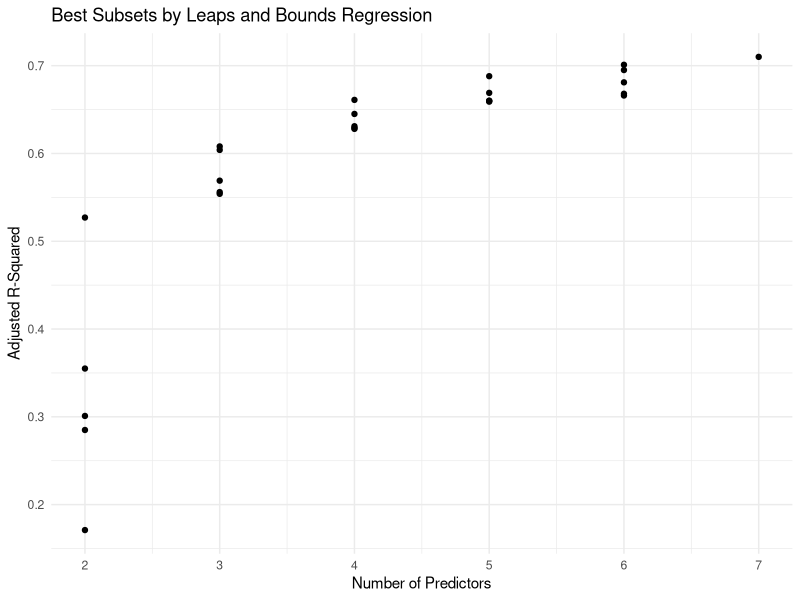
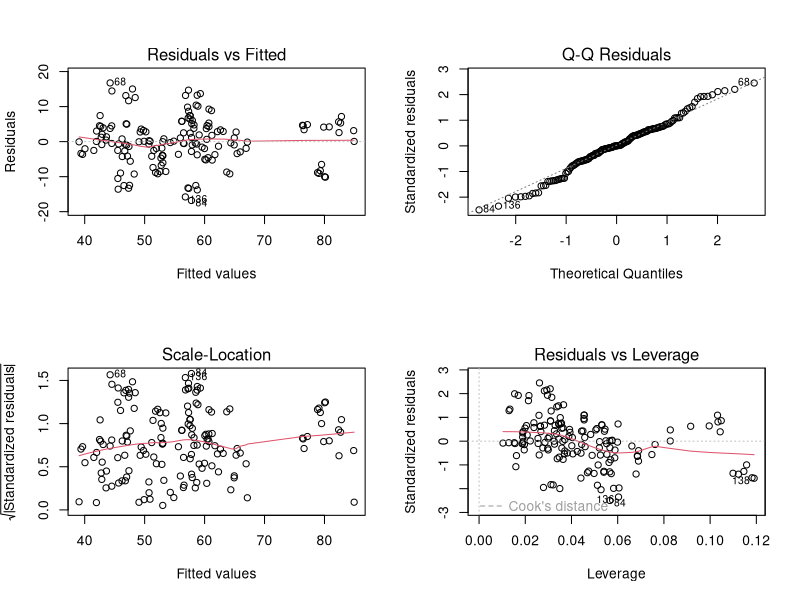
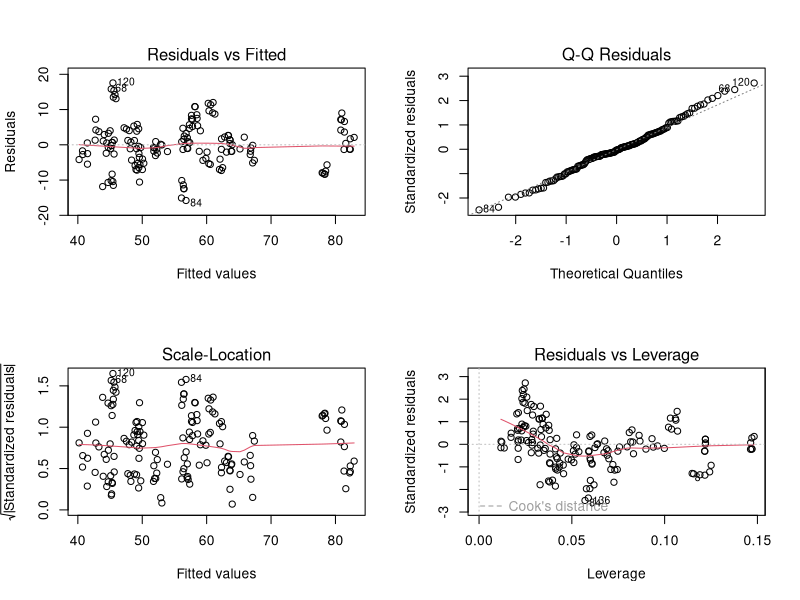
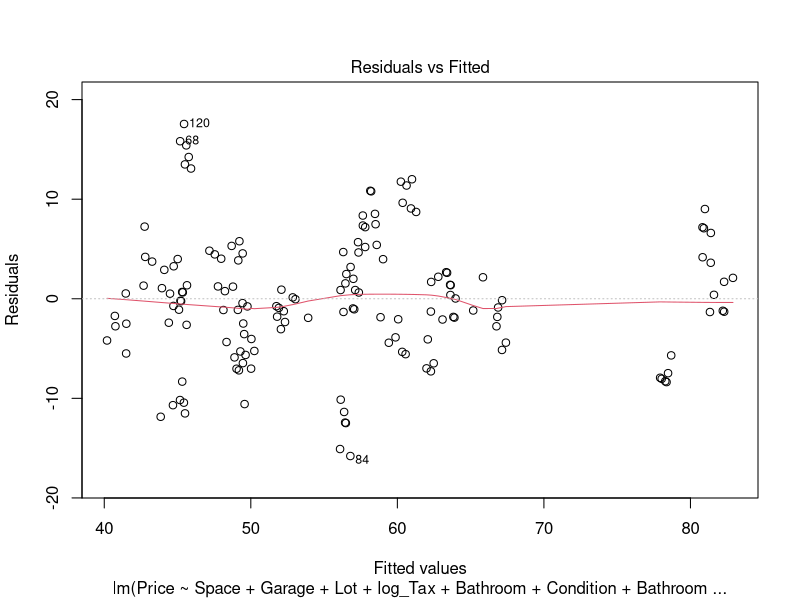
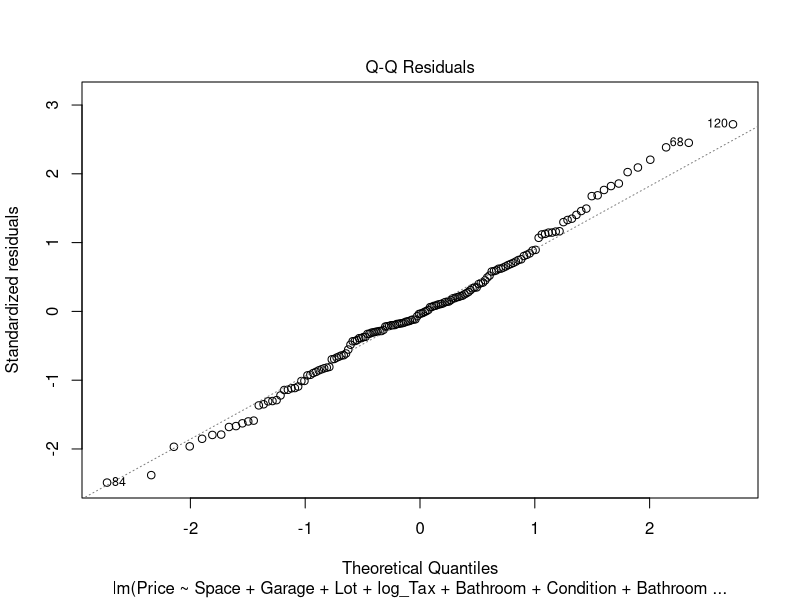
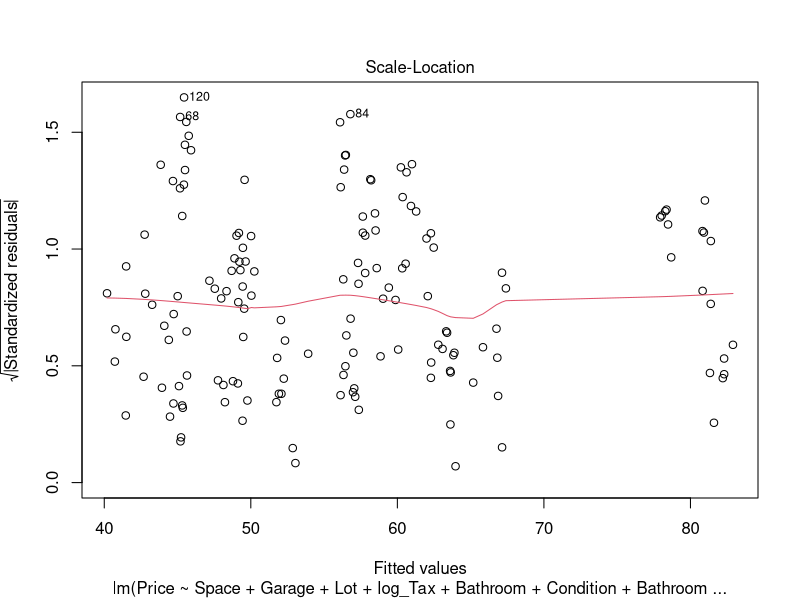
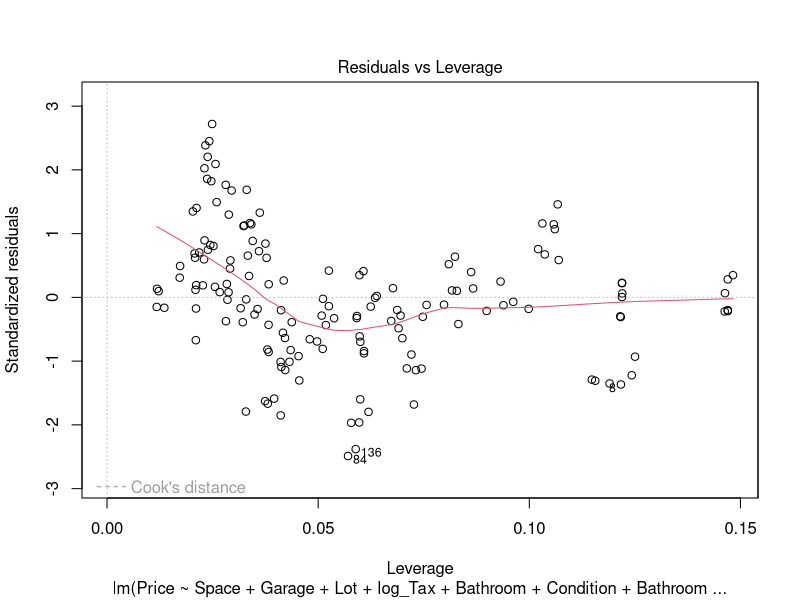

These figures' R source, in order:
# Setting working directory

setwd("~/Library/CloudStorage/OneDrive-UniversityofStrathclyde/Fifth Year/MM916/Project 2")

# Loading necessary packages

library(ggplot2)
library(tidyverse)
library(MASS)
library(corrplot)
library(leaps)

# Loading in data

real <- read.csv("real_est.csv")
head(real)
view(real)

# Converting condtion to categorical variable

realestate <- real %>% 
  mutate(Condition = as.factor(ifelse(Condition == 1, "Good", "Otherwise")))
str(realestate)

# Transforming tax variable

realestate <- realestate %>% 
  mutate(log_Tax = log(Tax))

# Filtering to only include relevant predictors for leaps and bounds

leapsdata <- realestate %>%
  dplyr::select('Price', 'Bedroom', 'Space', 'Bathroom', 'Garage', 'log_Tax', 'Lot')
str(leapsdata)

# Leaps and bounds regression

best_subset <- leaps(x = leapsdata[,2:7], y = leapsdata[,1],
                     nbest=5, method="adjr2",
                     names=names(leapsdata)[-1])

# Converting to data frame

fit <- data.frame(Size = best_subset$size,
                  `Adjusted R-Squared` = round(best_subset$adjr2, 3),
                  best_subset$which, row.names = NULL)

# Plot of models by size and adjusted r squared

ggplot(fit, aes(Size, Adjusted.R.Squared)) +
  geom_point() +
  labs(title = "Best Subsets by Leaps and Bounds Regression",
       x = "Number of Predictors",
       y = "Adjusted R-Squared") +
  theme_minimal()

# Displaying the best models to be displayed as table

fit <- fit %>%
  arrange(desc(`Adjusted.R.Squared`)) %>%
  mutate('No. of predictors' = Size - 1) %>%
  rename('log(Tax)' = 'log_Tax',
         'Adjusted R-Squared' = 'Adjusted.R.Squared') %>%
  dplyr::select('No. of predictors', 'Adjusted R-Squared', 'Bedroom', 'Space', 
                'Bathroom', 'Garage', 'log(Tax)', 'Lot')
head(fit)

# Creating model from leaps

leaps_model <- lm(Price ~ Bedroom + Space + Bathroom + Garage + log_Tax + Lot, data = realestate)

# Summary and diagnostic plots for leaps

summary(leaps_model)
par(mfrow = c(2,2))
plot(leaps_model)

# Initial model setup for step wise selection

step_model <- lm(Price ~ 1, data = realestate)

summary(step_model)

# Step wise selection

best_step_model <- step(step_model, scope = ~ Bedroom + Space + Bathroom + Garage + log_Tax + Lot + Condition +
                          Bedroom:Condition + Space:Condition + Bathroom:Condition + Garage:Condition + 
                          log_Tax:Condition + Lot:Condition, direction = "both")

step_model <- lm(Price ~ Space + Garage + Lot + log_Tax + Bathroom + Condition + 
                   Bathroom:Condition + Lot:Condition, data = realestate)

summary(step_model)
par(mfrow = c(2,2))
plot(step_model)

# Comparing models

leaps <- summary(leaps_model)
step <- summary(step_model)

# Creating data frame for comparison

df1 <- data.frame(Model = 'Stepwise',
                  `Adjusted R-squared` = round(step$adj.r.squared, 3),
                  `AIC` = AIC(step_model), row.names = NULL)

df2 <- data.frame(Model = 'Leaps and Bounds',
                  `Adjusted R-squared` = round(leaps$adj.r.squared, 3),
                  `AIC` = AIC(leaps_model), row.names = NULL)

comparison <- rbind(df1, df2)
comparison

# From Residuals vs fitted we see these observations

par(mfrow = c(1,1))
plot(step_model)

outliers <- realestate[c(68,84,120),] %>%
  rename(`Log Tax` = log_Tax)

view(outliers)
